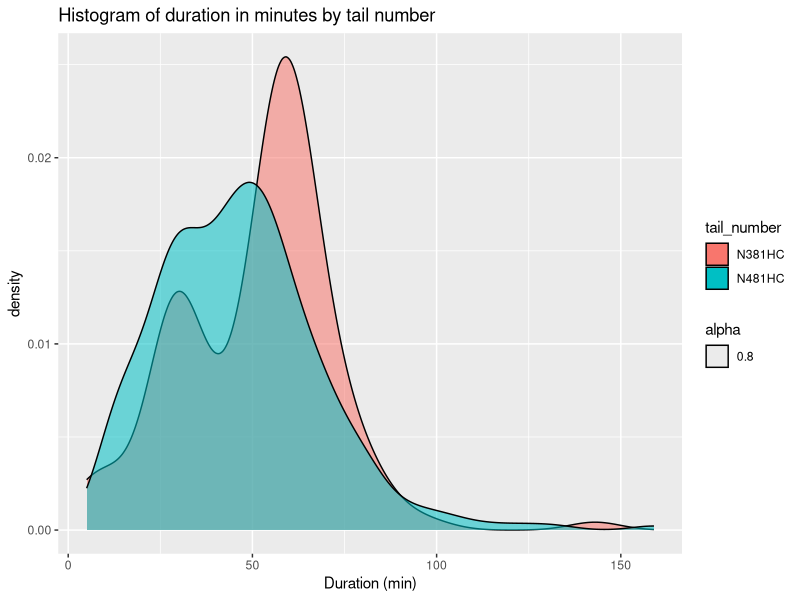
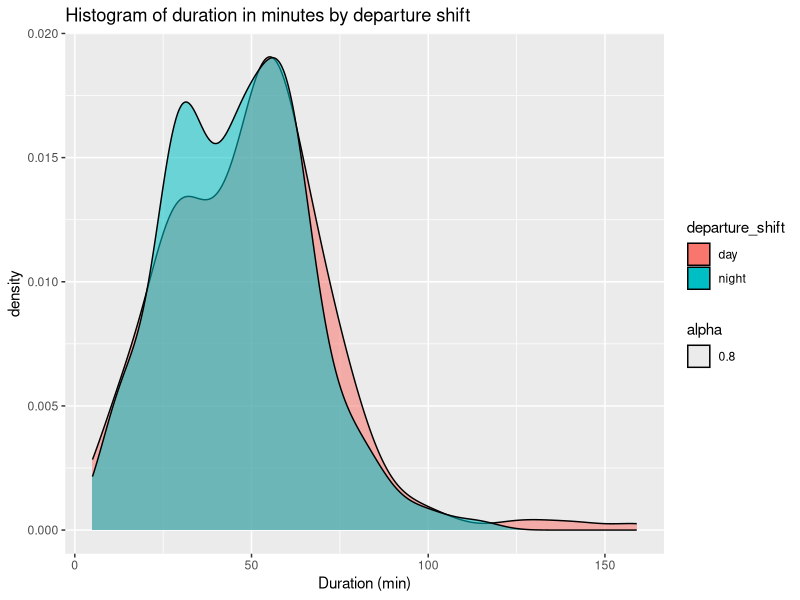
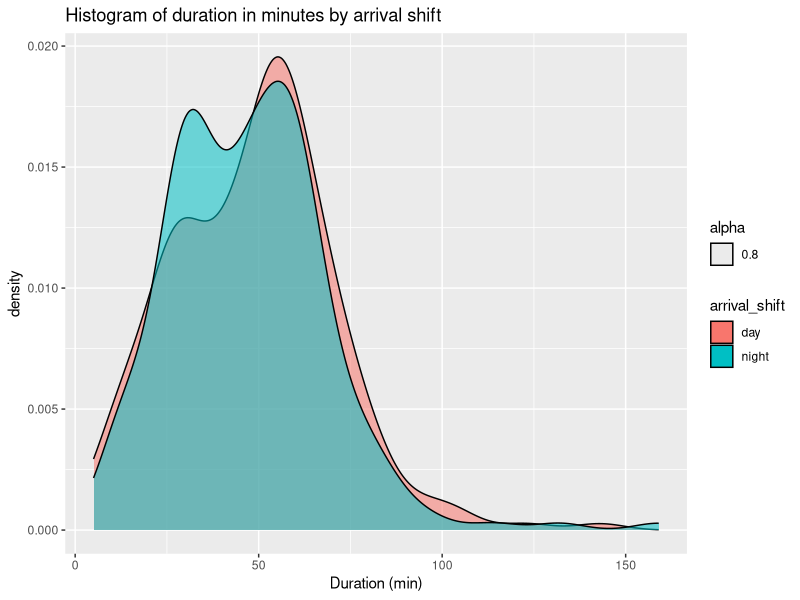
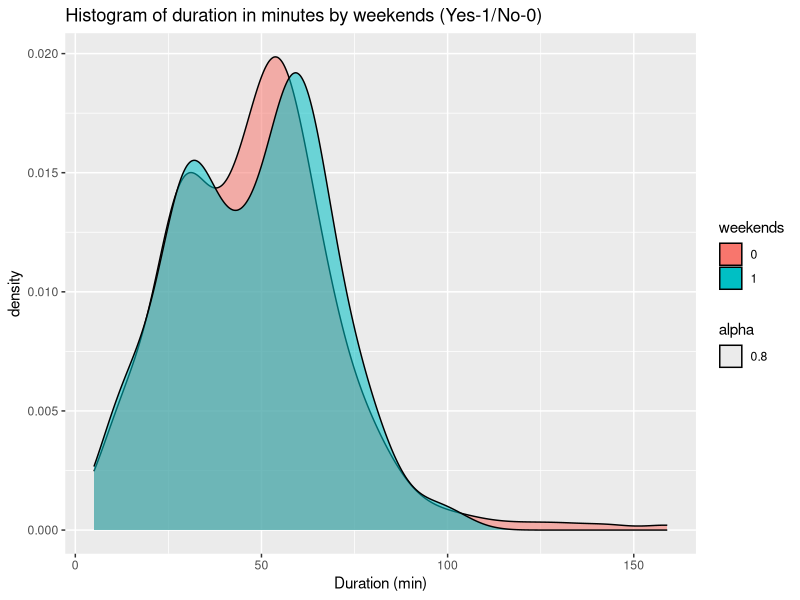
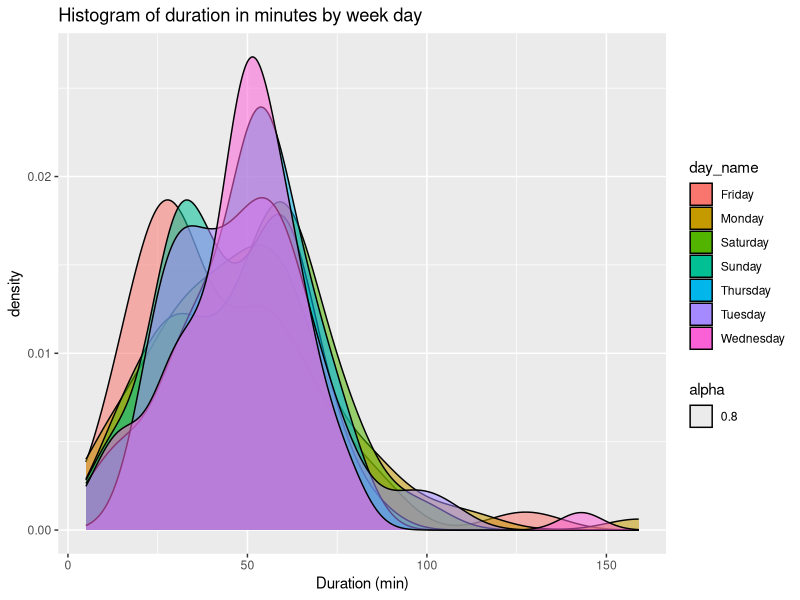
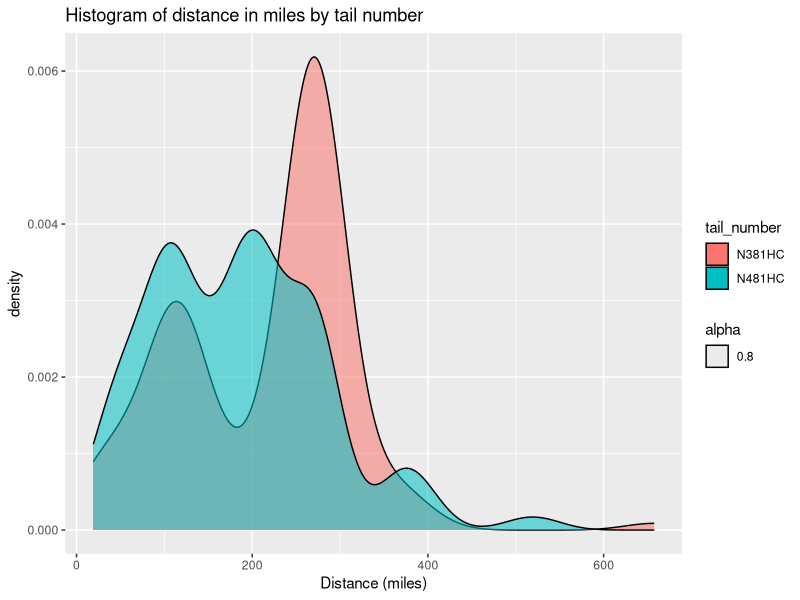
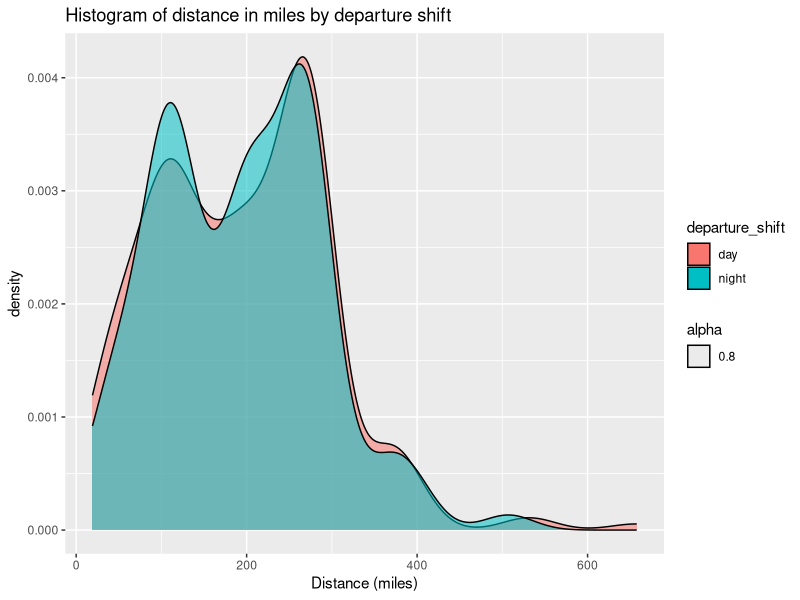
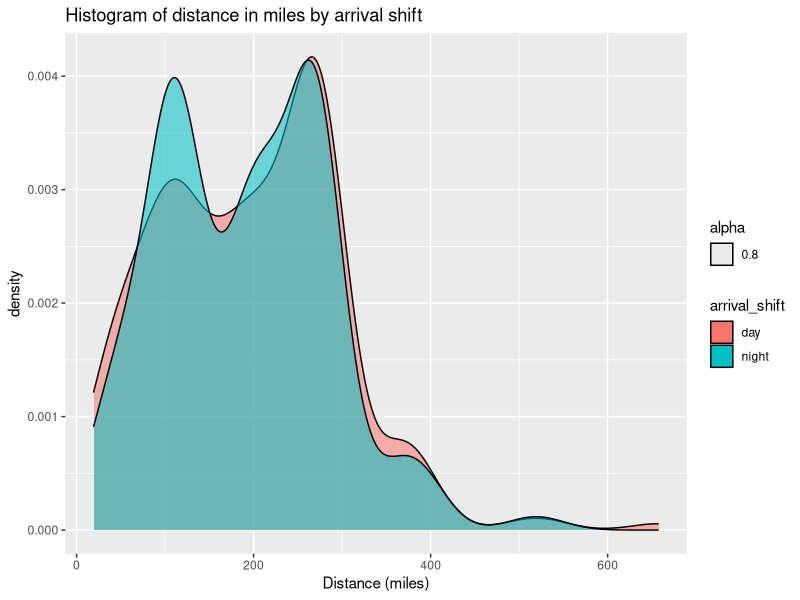

Recreate these plots in R, in order.
library(tidyverse)
library(ggplot2)

setwd("~/OneDrive - George Mason University/GMU/Spring 2021/DAEN_690/FW/Datasets/NEW")
fw_ihc = read.csv('FW_ihc.csv')

str(fw_ihc)
fw_ihc$weekends = factor(fw_ihc$weekends)
fw_ihc$day_name = factor(fw_ihc$day_name)

### duration
ggplot(data = fw_ihc, aes(x = duration_min, fill = tail_number)) + 
  geom_density(aes(alpha=0.8)) +
  labs(title = 'Histogram of duration in minutes by tail number',
       x = 'Duration (min)')

# is it correlated? (yes)
wilcox.test(duration_min ~ tail_number, fw_ihc)

# departure
ggplot(data = fw_ihc, aes(x = duration_min, fill = departure_shift)) + 
  geom_density(aes(alpha=0.8)) +
  labs(title = 'Histogram of duration in minutes by departure shift',
       x = 'Duration (min)')

# is it correlated? (no)
wilcox.test(duration_min ~ departure_shift, fw_ihc)

# arrival
ggplot(data = fw_ihc, aes(x = duration_min, fill = arrival_shift)) + 
  geom_density(aes(alpha=0.8)) +
  labs(title = 'Histogram of duration in minutes by arrival shift',
       x = 'Duration (min)')

# is it correlated? (no)
wilcox.test(duration_min ~ arrival_shift, fw_ihc)

# day name
ggplot(data = fw_ihc, aes(x = duration_min, fill = weekends)) + 
  geom_density(aes(alpha=0.8))  +
  labs(title = 'Histogram of duration in minutes by weekends (Yes-1/No-0)',
       x = 'Duration (min)')

# is it correlated? (no)
wilcox.test(duration_min ~ weekends, fw_ihc)

# day name
ggplot(data = fw_ihc, aes(x = duration_min, fill = day_name)) + 
  geom_density(aes(alpha=0.8))  +
  labs(title = 'Histogram of duration in minutes by week day',
       x = 'Duration (min)')

# is it correlated? (no)
kruskal.test(duration_min ~ day_name, fw_ihc)


## distance
ggplot(data = fw_ihc, aes(x = distance_mi, fill = tail_number)) + 
  geom_density(aes(alpha=0.8)) +
  labs(title = 'Histogram of distance in miles by tail number',
       x = 'Distance (miles)')

# is it correlated? (yes)
wilcox.test(distance_mi ~ tail_number, fw_ihc)

# departure
ggplot(data = fw_ihc, aes(x = distance_mi, fill = departure_shift)) + 
  geom_density(aes(alpha=0.8)) +
  labs(title = 'Histogram of distance in miles by departure shift',
       x = 'Distance (miles)')

# is it correlated? (no)
wilcox.test(distance_mi ~ departure_shift, fw_ihc)

# arrival_shift
ggplot(data = fw_ihc, aes(x = distance_mi, fill = arrival_shift)) + 
  geom_density(aes(alpha=0.8)) +
  labs(title = 'Histogram of distance in miles by arrival shift',
       x = 'Distance (miles)')

# is it correlated?  (no)
wilcox.test(distance_mi ~ arrival_shift, fw_ihc)

# day name
ggplot(data = fw_ihc, aes(x = distance_mi, fill = weekends)) + 
  geom_density(aes(alpha=0.8)) +
  labs(title = 'Histogram of distance in miles by weekends (Yes-1/No-0)',
       x = 'Distance (miles)')

# is it correlated? (No) 
wilcox.test(distance_mi ~ weekends, fw_ihc)

ggplot(data = fw_ihc, aes(x = distance_mi, fill = day_name)) + 
  geom_density(aes(alpha=0.8)) +
  labs(title = 'Histogram of distance in miles by week day',
       x = 'Distance (miles)')

# is it correlated? (No)
kruskal.test(distance_mi ~ day_name, fw_ihc)
